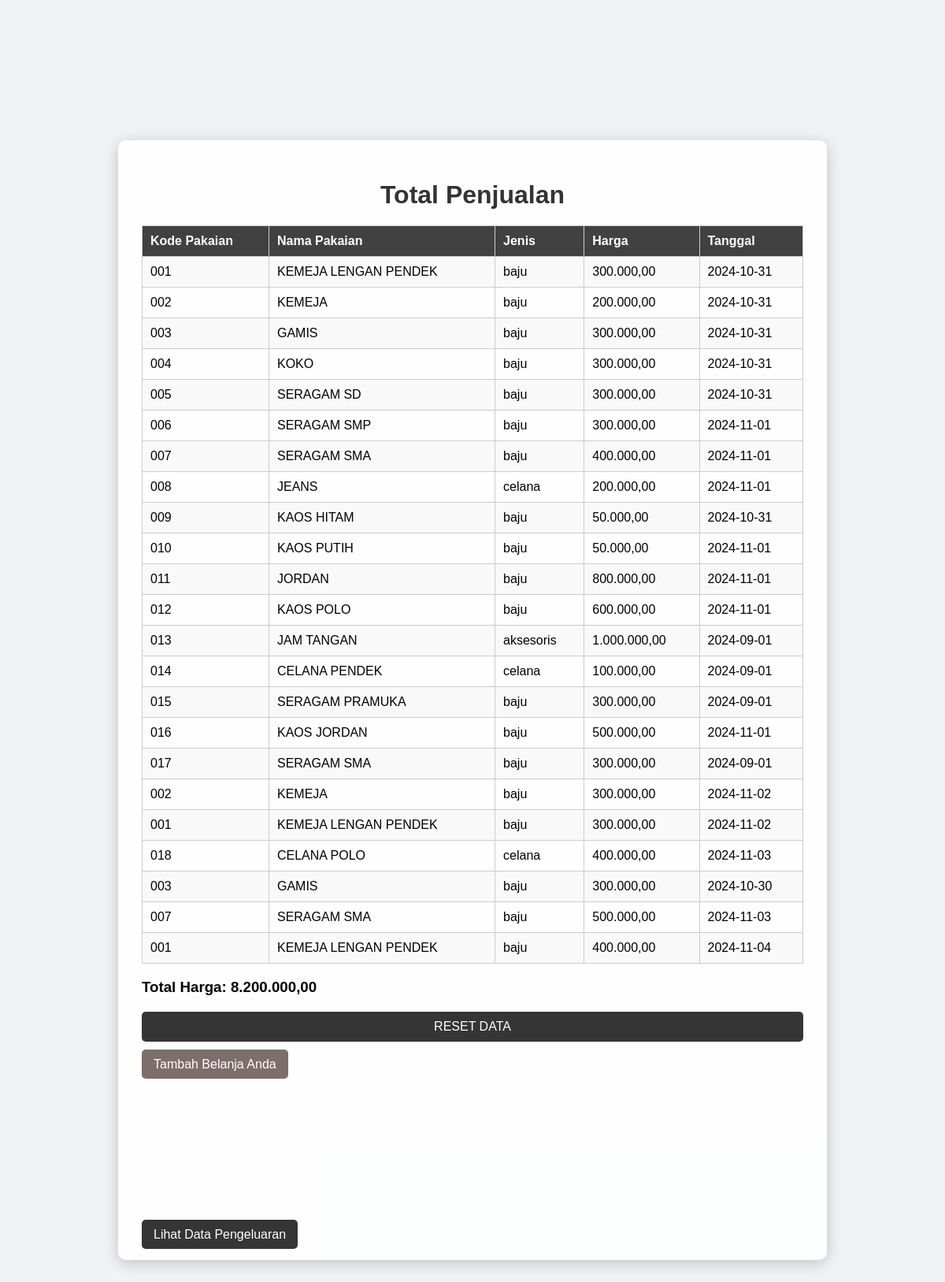
/penjualan.php, run on the app's committed database.
### tables this page shows
CREATE TABLE `pakaian` (
  `id` int(11) NOT NULL,
  `kode` varchar(50) NOT NULL,
  `nama` varchar(100) NOT NULL,
  `jenis` enum('baju','celana','aksesoris') NOT NULL,
  `harga` decimal(10,2) NOT NULL,
  `tanggal` date NOT NULL
);

### penjualan.php (the view, shortened to what this page needs)
<?php
$servername = "localhost";
$username = "root";
$password = "";
$dbname = "pakaian";
$conn = new mysqli($servername, $username, $password, $dbname);
$sqlPakaian = "SELECT kode, nama, jenis, harga, tanggal FROM pakaian";
$resultPakaian = $conn->query($sqlPakaian);
$totalHarga = 0;
?>
<!DOCTYPE html>
<html>
<head>
    <link rel="stylesheet" href="style.css">
</head>
<body>
    <div class="container">
        <h1>Total Penjualan</h1>
        <table class="table table-striped">
            <thead>
                <tr>
                    <th>Kode Pakaian</th>
                    <th>Nama Pakaian</th>
                    <th>Jenis</th>
                    <th>Harga</th>
                    <th>Tanggal</th>
                </tr>
            </thead>
            <tbody>
                <?php
                if ($resultPakaian->num_rows > 0) {
                    while ($row = $resultPakaian->fetch_assoc()) {
                        echo "<tr>
                                <td>{$row['kode']}</td>
                                <td>{$row['nama']}</td>
                                <td>{$row['jenis']}</td>
                                <td>" . number_format($row['harga'], 2, ',', '.') . "</td>
                                <td>{$row['tanggal']}</td>
                              </tr>";
                        $totalHarga += $row['harga'];
                    }
                } else {
                    echo "<tr><td colspan='5'>No data found</td></tr>";
                }
                ?>
            </tbody>
        </table>
        <h3>Total Harga: <?php echo number_format($totalHarga, 2, ',', '.'); ?></h3>
        <form action="" method="post" style="margin-top: 20px;">
            <button type="submit" name="reset" class="btn btn-danger">RESET DATA</button>
        </form>
        <div style="margin-top: 20px;">
            <a href="index.php" class="btn btn-secondary">Tambah Belanja Anda</a>
            <br><br>
            <br><br>
            <br><br>
            <br><br>
            <br><br>
            <br><br>
            <a href="pengeluaran.php" class="btn btn-primary">Lihat Data Pengeluaran</a>
        </div>
    </div>
</body>
</html>

### style.css (style rules this page uses)
body { font-family: Arial, sans-serif; margin: 0; padding: 0; display: flex; justify-content: center; align-items: center; height: 100vh; background-color: #f0f2f5; }
.container { background-color: rgba(255, 255, 255, 0.9); border-radius: 10px; box-shadow: 0 4px 20px rgba(0, 0, 0, 0.2); width: 80%; height: 80%; padding: 30px; box-sizing: border-box; overflow: auto; }
h1 { color: #333; margin-bottom: 20px; text-align: center; }
button { width: 100%; padding: 10px; background-color: #2b2c2d; color: white; border: none; border-radius: 5px; cursor: pointer; font-size: 16px; transition: background-color 0.3s, transform 0.3s; }
.table { width: 100%; border-collapse: collapse; margin-top: 20px; }
.table th, .table td { border: 1px solid #ccc; padding: 10px; text-align: left; }
.table th { background-color: #414142; color: white; }
.table-striped tbody tr:nth-child(odd) { background-color: #f9f9f9; }
.btn { padding: 10px 15px; border-radius: 5px; text-decoration: none; color: white; background-color: #353536; transition: background-color 0.3s; }
.btn-secondary { background-color: #7d6d6c; }
.container { max-width: 900px; margin: 0 auto; }

### data on the page
pakaian: kode "001", nama "KEMEJA LENGAN PENDEK", jenis "baju", harga "300.000,00", tanggal "2024-10-31"
pakaian: kode "002", nama "KEMEJA", jenis "baju", harga "200.000,00", tanggal "2024-10-31"
pakaian: kode "003", nama "GAMIS", jenis "baju", harga "300.000,00", tanggal "2024-10-31"
pakaian: kode "004", nama "KOKO", jenis "baju", harga "300.000,00", tanggal "2024-10-31"
pakaian: kode "005", nama "SERAGAM SD", jenis "baju", harga "300.000,00", tanggal "2024-10-31"
pakaian: kode "006", nama "SERAGAM SMP", jenis "baju", harga "300.000,00", tanggal "2024-11-01"
pakaian: kode "007", nama "SERAGAM SMA", jenis "baju", harga "400.000,00", tanggal "2024-11-01"
pakaian: kode "008", nama "JEANS", jenis "celana", harga "200.000,00", tanggal "2024-11-01"
pakaian: kode "009", nama "KAOS HITAM", jenis "baju", harga "50.000,00", tanggal "2024-10-31"
pakaian: kode "010", nama "KAOS PUTIH", jenis "baju", harga "50.000,00", tanggal "2024-11-01"
pakaian: kode "011", nama "JORDAN", jenis "baju", harga "800.000,00", tanggal "2024-11-01"
pakaian: kode "012", nama "KAOS POLO", jenis "baju", harga "600.000,00", tanggal "2024-11-01"
pakaian: kode "013", nama "JAM TANGAN", jenis "aksesoris", harga "1.000.000,00", tanggal "2024-09-01"
pakaian: kode "014", nama "CELANA PENDEK", jenis "celana", harga "100.000,00", tanggal "2024-09-01"
pakaian: kode "015", nama "SERAGAM PRAMUKA", jenis "baju", harga "300.000,00", tanggal "2024-09-01"
pakaian: kode "016", nama "KAOS JORDAN", jenis "baju", harga "500.000,00", tanggal "2024-11-01"
pakaian: kode "017", nama "SERAGAM SMA", jenis "baju", harga "300.000,00", tanggal "2024-09-01"
pakaian: kode "002", nama "KEMEJA", jenis "baju", harga "300.000,00", tanggal "2024-11-02"
pakaian: kode "001", nama "KEMEJA LENGAN PENDEK", jenis "baju", harga "300.000,00", tanggal "2024-11-02"
pakaian: kode "018", nama "CELANA POLO", jenis "celana", harga "400.000,00", tanggal "2024-11-03"
pakaian: kode "003", nama "GAMIS", jenis "baju", harga "300.000,00", tanggal "2024-10-30"
pakaian: kode "007", nama "SERAGAM SMA", jenis "baju", harga "500.000,00", tanggal "2024-11-03"
pakaian: kode "001", nama "KEMEJA LENGAN PENDEK", jenis "baju", harga "400.000,00", tanggal "2024-11-04"

### other printed values
$totalHarga "8.200.000,00"
